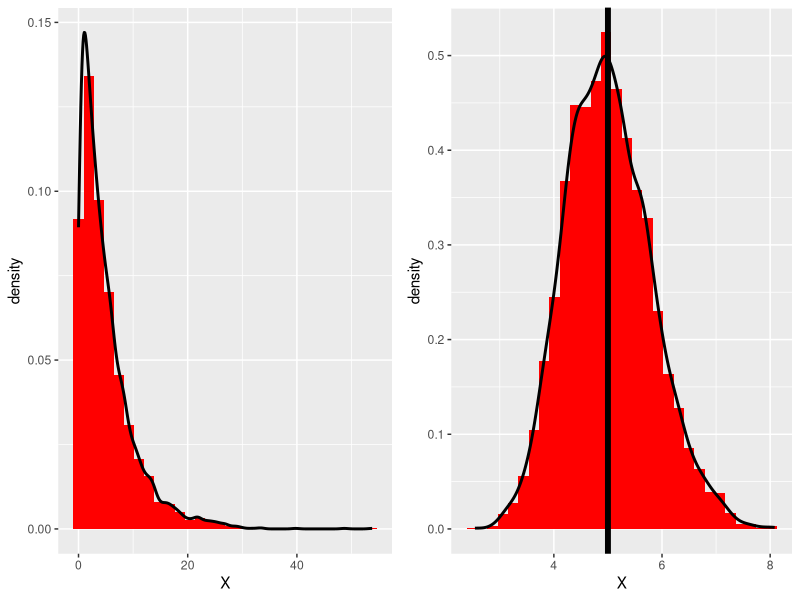

Reproduce this figure in R.
# Illustrate via simulation and associated explanatory 
# text the properties of the distribution of the mean of 40 exponentials.  
# You should:

# 1. Show the sample mean and compare it
# to the theoretical mean of the distribution.

# The theoretical mean of the exponential distribution
# with lambda = 0.2 (as requested) is equal to 1/lambda so 1/0.2 = 5

# In the following code i will do three thousand simulations of 40 exponentials
# and compare the sampling mean to the theoretical mean of the ditribution

set.seed(15)

simulation = replicate(3000,mean(rexp(40,1/5)))

means = mean(simulation)

means

#The sampling mean is approximately 5 (4.983771 in my case)

#===========================================================================

# 2. Show how variable the sample is (via variance)
# and compare it to the theoretical variance of the distribution.

# The theoretical variance of the exponential distribution with lambda = 0.2
# is equal to ((1/lambda)^2)/n = 0.625 and the theoretical standard deviation
# is equal to sqrt(theoretical variance) = sqrt(0.625) = 0.7905694

# In the following code i will compare the sample variance and standard deviation
# of three thousand simulations of 40 exponentials to the theoratical variance
# and standard deviation of the exponential distribution

variance = var(simulation)
stdev = sd(simulation)

variance
stdev

# The sampling variance and standard deviation
# are approximately equal to the theoretical variance and standard deviation
# (0.6149436 and 0.7841834 respectively in my case)


#===========================================================================

# 3. Show that the distribution is approximately normal.

# Here we are going to compare the distribution of 4000 random exponentials
# with the distribution of 4000 averages of 40 random exponentials

require(ggplot2)
require(gridExtra)

sim1 = rexp(4000,1/5)
sim2 = replicate(4000,mean(rexp(40,1/5)))

df1 = data.frame(X = sim1)
df2 = data.frame(X = sim2)

p1 = ggplot(df1, aes(x = X)) + geom_histogram(aes(y = ..density..), fill = "red") + geom_density(size = 1)
p2 = ggplot(df2, aes(x = X)) + geom_histogram(aes(y = ..density..), fill = "red") + geom_vline(xintercept = 5, size = 2) + geom_density(size=1)

grid.arrange(p1, p2, ncol = 2)
